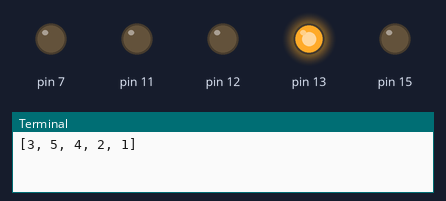
Bench run of a program on a simulated Raspberry Pi (header pin numbers). On the bench: output pins drawn as LEDs (lit = HIGH), the last lines printed to the terminal. Random numbers come from a fixed seed.

Above: at 0.1 s.
At 5.1 s:
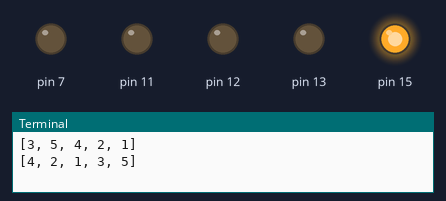
At 10.1 s:
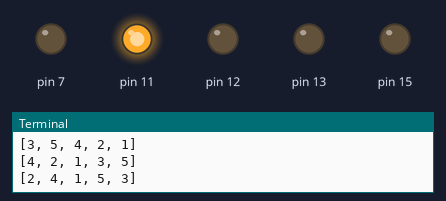
At 18.1 s:
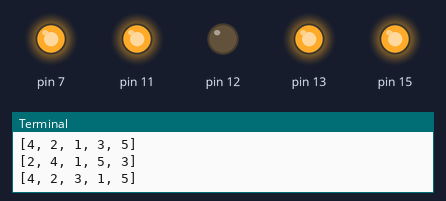
At 28.1 s:
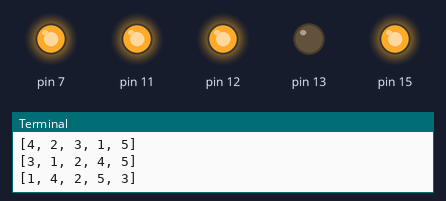
At 39.1 s:
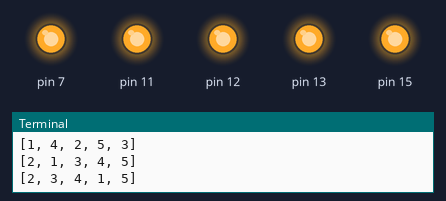
Timing chart, 0 to 40.0 s (numbered marks = the images above):
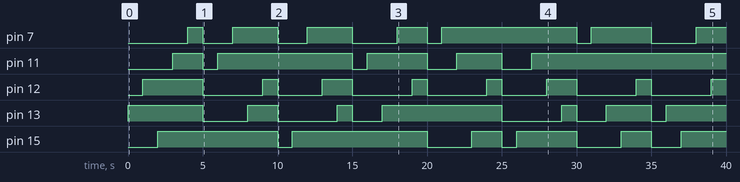

Measured:
- by itself, pin 7: LOW → HIGH at 4.0 s, → LOW 1.0 s later, → HIGH 2.0 s later, → LOW 3.0 s later, … (13 changes in this stretch)
- by itself, pin 11: LOW → HIGH at 3.0 s, → LOW 2.0 s later, → HIGH 1.0 s later, → LOW 9.0 s later, … (9 changes in this stretch)
- by itself, pin 12: repeats every 15.0 s: LOW 4.0 s, HIGH 1.0 s, LOW 3.0 s, HIGH 2.0 s, LOW 4.0 s, HIGH 1.0 s
- by itself, pin 13: LOW → HIGH at 0.00 s, → LOW 5.0 s later, → HIGH 3.0 s later, → LOW 2.0 s later, … (13 changes in this stretch)
- by itself, pin 15: LOW → HIGH at 2.0 s, → LOW 8.0 s later, → HIGH 1.0 s later, → LOW 9.0 s later, … (11 changes in this stretch)

The program:

bogo.py
```python
#!/usr/bin/env python

import RPi.GPIO as GPIO
import time
import random

theMap = {1:7, 2:11, 3:13, 4:15, 5:12}
theList = [1, 2, 3, 4, 5]
isSorted = False

def display():
    for i in range(0, 5):
        GPIO.output(theMap[theList[i]], True)
        time.sleep(1)
    for i in range(1, 6):
        GPIO.output(theMap[i], False)

def check():
    global isSorted
    print theList
    isSorted = True
    for i in range(1, 5):
        if(theList[i - 1] > theList[i]):
            isSorted = False

def sort():
    random.shuffle(theList)
    check()
    display()


def main():
    global isSorted
    random.shuffle(theList)
    GPIO.setmode(GPIO.BOARD)
    GPIO.setup(7, GPIO.OUT)
    GPIO.setup(11, GPIO.OUT)
    GPIO.setup(13, GPIO.OUT)
    GPIO.setup(15, GPIO.OUT)
    GPIO.setup(12, GPIO.OUT)

    for i in range(1, 5):
        GPIO.output(theMap[i], False)

    while( not isSorted):
        sort()
    GPIO.cleanup()

if __name__ == "__main__":
    main()
```
